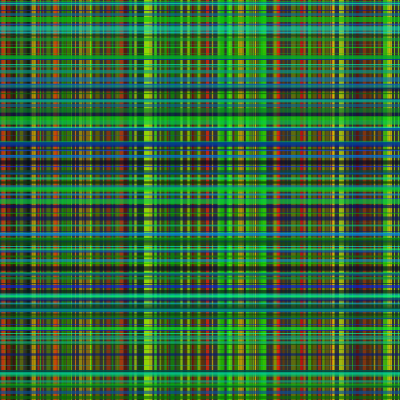
Frame 1 (no input)
Frame 60 (the mouse pressed at the canvas centre just before this capture): identical to frame 1, image omitted
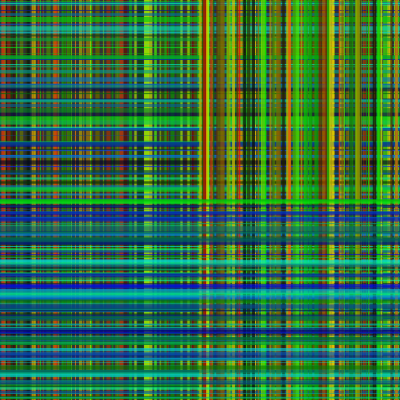
Frame 120 (the mouse held since frame 60 and released just before this capture)

The Processing sketch that drew these frames (run headless with seeded random() and noise(); from frame 60 on, the mouse is pressed at the canvas centre):

// Processing sketch: processing_77054
// ── processing_77054.pde

//Sarah Anderson, seanders
// hw8
//copywrite Sarah Anderson @ CMU 2012
// click the mouse anywhere to change where the lines are drawn from
// press a key to splatter window with little purple ellipses


float x, y; 

void setup(){
  size(400,400);  
  background(50);
  x=random(6);
  y=random(6);
}

void draw(){
  horizLines(); 
  vertLines();
}

void horizLines(){
  while(x<=width){
    stroke(random(255),random(255),0,180);
    strokeWeight(random(5));
    line(x,0,x,height);
    x+=random(6);
  }  
}

void vertLines(){
  while(y<=height){
    stroke(0,random(255),random(255),160);
    strokeWeight(random(5));
    line(0,y,width,y);
    y+=random(6);
  }    
}

void mousePressed(){
  x=mouseX;
  y=mouseY;
}

void keyPressed(){
 for (int i=0; i<=width; i+=random(11)){
   for(int n=0; n<=height; n+=random(11)){
     noStroke();
     fill(random(255),0,random(255),100);  
     ellipse(i,n,random(10),random(10));
       
   }
 }  
}
